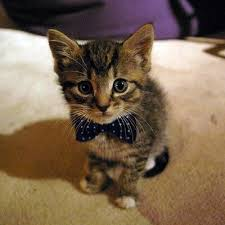
#> input picture animals/cat/cat (1).jpg, 225 x 225 px, found by its file name
$ python practice01.py
#> lines starting #> are read from the running program, lines starting #| are printed output that depends on the picture
import numpy as np
import os
import cv2
from matplotlib import pyplot as plt
image_path = 'C:/Users/iceba/develop/deeplearning/code/image_classification/animals/cat/cat (1).jpg'
img = cv2.imread(image_path)
#> img is the input picture: shape (225, 225, 3); mean B, G, R 80.6, 102.3, 123.4
plt.imshow(img)
plt.show()
b, g, r = cv2.split(img)   # img파일을 b,g,r로 분리
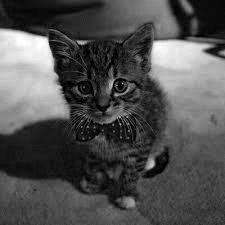
#> b: shape (225, 225); min 0, max 255, mean 80.6
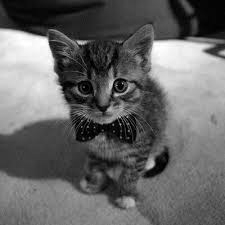
#> g: shape (225, 225); min 0, max 255, mean 102.3
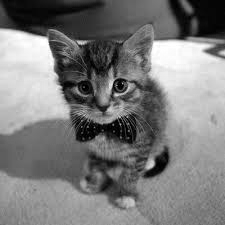
#> r: shape (225, 225); min 0, max 255, mean 123.4
cv2.imwrite('blue.jpg', b)
cv2.imwrite('green.jpg', g)
cv2.imwrite('red.jpg', r)
img2 = cv2.merge([r,g,b]) # b, r을 바꿔서 Merge

plt.imshow(img2)
plt.show()
def plot_images(image):
    #Create figure with 4x4 sub-plots.
    fig, axes = plt.subplots(4, 4)
    fig.subplots_adjust(hspace=0.3, wspace=0.3)
    for i, ax in enumerate(axes.flat):
        row = i // 4
        col = i % 4
        image_frag = image[row*50:(row + 1)*50, col*50:(col+1)*50, :]
        ax.imshow(image_frag)
        #name = 'convert' + str(i) + '.jpg'
        #cv2.imwrite(name, image_frag)

        xlabel = '{},{}'.format(row, col)
        ax.set_xlabel(xlabel)

        ax.set_xticks([])
        ax.set_yticks([])
#> this loop made 16 passes
#> pass 1, in plot_images, `image_frag = image[row*50:(row + 1)*50, col*50:(col+1)*50, :]`:
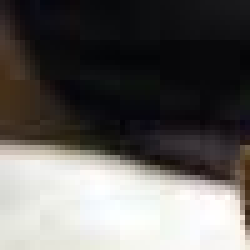
#> image_frag: shape (50, 50, 3) (shown 5 times larger); mean R, G, B 97.6, 95.1, 92.9
#> pass 2, in plot_images, `image_frag = image[row*50:(row + 1)*50, col*50:(col+1)*50, :]`:
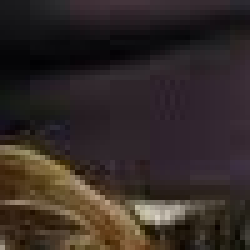
#> image_frag: shape (50, 50, 3) (shown 5 times larger); mean R, G, B 51.8, 42, 38.7
#> pass 3, in plot_images, `image_frag = image[row*50:(row + 1)*50, col*50:(col+1)*50, :]`:
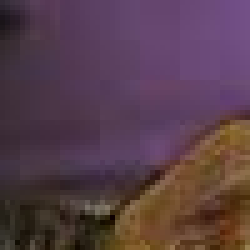
#> image_frag: shape (50, 50, 3) (shown 5 times larger); mean R, G, B 87.3, 61.9, 73.6

    plt.show()
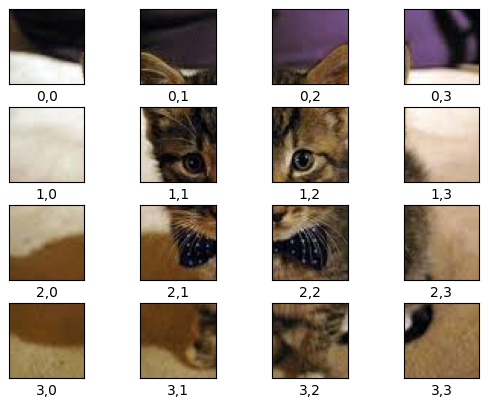
#> figure drawn by matplotlib, 16 panels

plot_images(img2)

$ run again, with animals/cat/cat (100).jpg copied over animals/cat/cat (1).jpg
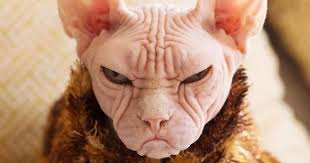
#> input picture animals/cat/cat (100).jpg, 310 x 163 px, found by its file name
#> img is the input picture: shape (163, 310, 3); mean B, G, R 116.5, 142, 183.5
#> `b, g, r = cv2.split(img)`:
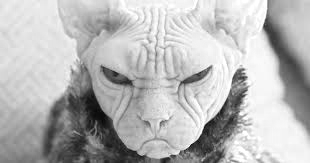
#> r: shape (163, 310); min 6, max 255, mean 183.5
#> the loop in plot_images, `for i, ax in enumerate(axes.flat):` made 16 passes
#> pass 3, in plot_images, `image_frag = image[row*50:(row + 1)*50, col*50:(col+1)*50, :]`:
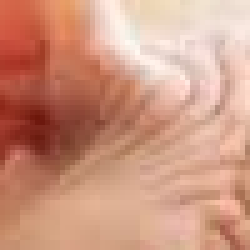
#> image_frag: shape (50, 50, 3) (shown 5 times larger); mean R, G, B 205.8, 150.8, 129

$ run again, with animals/cat/cat (101).jpg copied over animals/cat/cat (1).jpg
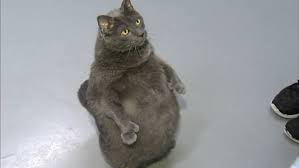
#> input picture animals/cat/cat (101).jpg, 299 x 168 px, found by its file name
#> img is the input picture: shape (168, 299, 3); mean B, G, R 153.2, 150.9, 149.1
#> the loop in plot_images, `for i, ax in enumerate(axes.flat):` made 16 passes
#> pass 1, in plot_images, `image_frag = image[row*50:(row + 1)*50, col*50:(col+1)*50, :]`:
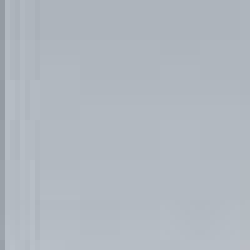
#> image_frag: shape (50, 50, 3) (shown 5 times larger); mean R, G, B 176.9, 183.9, 191.9
#> pass 3, in plot_images, `image_frag = image[row*50:(row + 1)*50, col*50:(col+1)*50, :]`:
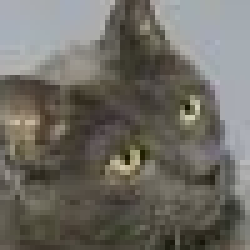
#> image_frag: shape (50, 50, 3) (shown 5 times larger); mean R, G, B 110.1, 107.4, 99.9

$ run again, with animals/cat/cat (103).jpg copied over animals/cat/cat (1).jpg
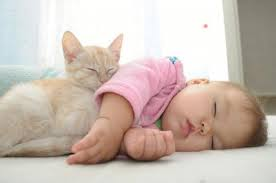
#> input picture animals/cat/cat (103).jpg, 276 x 183 px, found by its file name
#> img is the input picture: shape (183, 276, 3); mean B, G, R 179.5, 188.6, 203
#> the loop in plot_images, `for i, ax in enumerate(axes.flat):` made 16 passes
#> pass 3, in plot_images, `image_frag = image[row*50:(row + 1)*50, col*50:(col+1)*50, :]`:
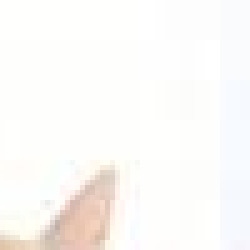
#> image_frag: shape (50, 50, 3) (shown 5 times larger); mean R, G, B 251.3, 249.6, 247.2
